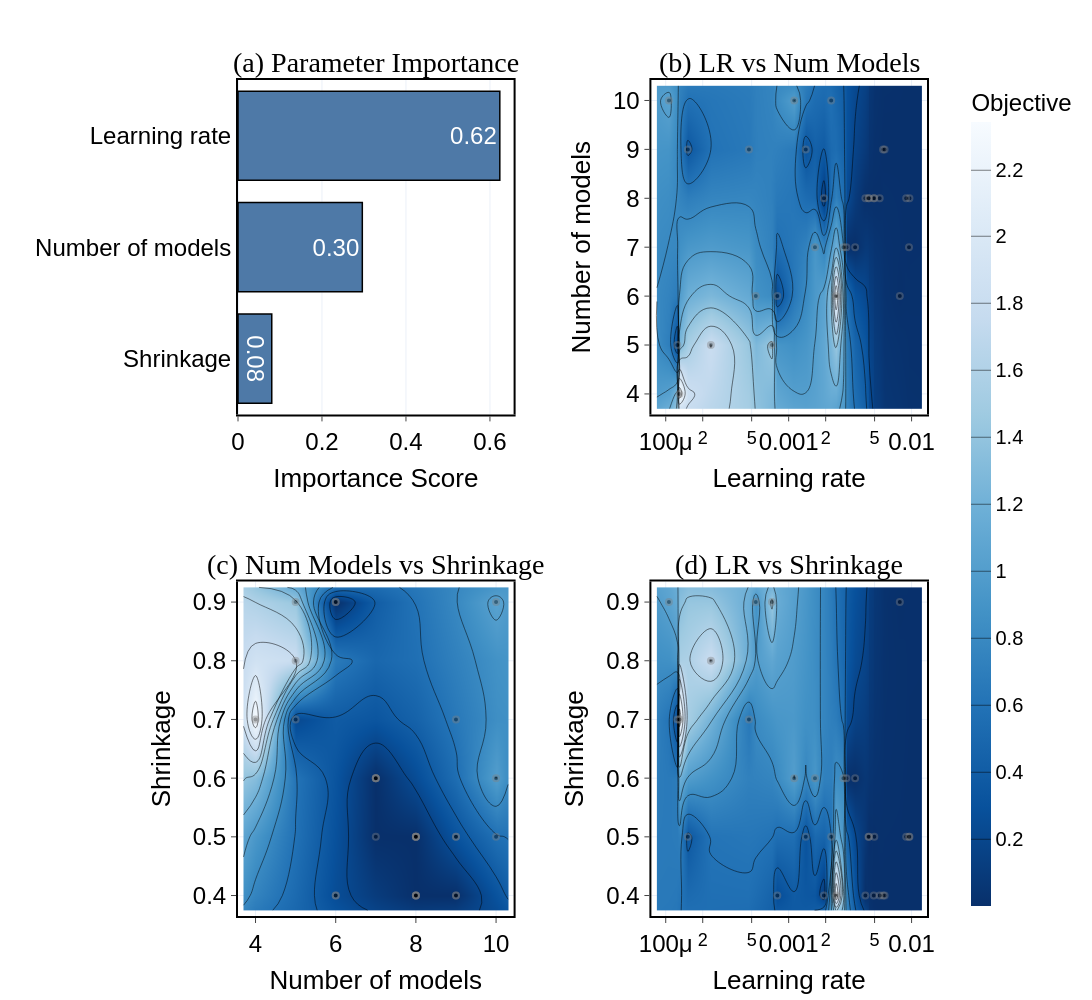

Notebook code cell kept with this figure:
### Code cell
import optuna
import os
import plotly.graph_objects as go
from plotly.subplots import make_subplots
from optuna.importance import FanovaImportanceEvaluator

# 在代码开始处定义
stable_evaluator = FanovaImportanceEvaluator(seed=2222)

# 1. 配置
output_dir = '../figs'
if not os.path.exists(output_dir):
    os.makedirs(output_dir)

label_map = {
    "lr": "Learning rate",
    "num_models": "Number of models",
    "shrinkage": "Shrinkage"
}

# 2. 预先生成对象
fig_imp_raw = optuna.visualization.plot_param_importances(study, evaluator=stable_evaluator)
fig_c1 = optuna.visualization.plot_contour(study, params=['lr', 'num_models'])
fig_c2 = optuna.visualization.plot_contour(study, params=['num_models', 'shrinkage'])
fig_c3 = optuna.visualization.plot_contour(study, params=['lr', 'shrinkage'])

# 3. 创建布局 (增加 horizontal_spacing 避免大字号重叠)
fig = make_subplots(
    rows=2, cols=2,
    subplot_titles=(
        "(a) Parameter Importance", 
        "(b) LR vs Num Models",
        "(c) Num Models vs Shrinkage", 
        "(d) LR vs Shrinkage"
    ),
    horizontal_spacing=0.2, 
    vertical_spacing=0.2
)

# --- 子图 (1,1): Importance ---
imp_data = fig_imp_raw.data[0]
new_y = [label_map.get(label, label) for label in imp_data.y]
fig.add_trace(
    go.Bar(x=imp_data.x, y=new_y, orientation='h', 
           marker_color='#4E79A7', marker_line_color='black', marker_line_width=1.5,
           texttemplate='%{x:.2f}', 
           textposition='inside',
           textfont=dict(size=24, color='white')), # 重要性数值
    row=1, col=1
)

# --- 子图迁移辅助函数 ---
def add_contour_to_subplot(source_fig, row, col):
    for trace in source_fig.data:
        if isinstance(trace, go.Contour):
            trace.showscale = (row == 2 and col == 2)
            if trace.showscale:
                trace.colorbar = dict(
                    title="Objective", 
                    thickness=20, 
                    x=1.05,
                    tickfont=dict(size=20)
                )
            fig.add_trace(trace, row=row, col=col)
        elif isinstance(trace, go.Scatter):
            trace.marker.size = 6
            trace.marker.opacity = 0.4
            fig.add_trace(trace, row=row, col=col)

add_contour_to_subplot(fig_c1, 1, 2)
add_contour_to_subplot(fig_c2, 2, 1)
add_contour_to_subplot(fig_c3, 2, 2)

# 4. 统一美化与对数坐标设置
fig.update_layout(
    template='plotly_white',
    width=1400,   # 略微增加宽度容纳大字号标签
    height=1000,
    font=dict(family="Arial", color='black'),
    showlegend=False,
    margin=dict(l=10, r=10, t=80, b=20)
)

# 坐标轴配置字典
# (行, 列, X轴标题, Y轴标题, X轴是否对数, Y轴是否对数)
axis_configs = [
    (1, 1, "Importance Score", "", False, False),
    (1, 2, label_map["lr"], label_map["num_models"], True, False),  # LR在X轴，设为对数
    (2, 1, label_map["num_models"], label_map["shrinkage"], False, False),
    (2, 2, label_map["lr"], label_map["shrinkage"], True, False)    # LR在X轴，设为对数
]

# 修改循环部分，确保第一张图的 Y 轴是类别型 (category)
for r, c, xtitle, ytitle, x_log, y_log in axis_configs:
    # X 轴美化
    fig.update_xaxes(
        title_text=xtitle, 
        row=r, col=c, 
        title_font=dict(size=26),
        tickfont=dict(size=24),
        # 强制确保第一张图 X 轴是线性，后面涉及到 LR 的才是对数
        type='log' if (x_log and r > 0) else 'linear', 
        showline=True, linewidth=2, linecolor='black', mirror=True, ticks='outside'
    )
    
    # Y 轴美化
    if r == 1 and c == 1:
        # 第一张图是条形图，Y 轴必须是 category 类型
        fig.update_yaxes(
            title_text="", 
            row=r, col=c, 
            tickfont=dict(size=24),
            type='category', 
            showline=True, linewidth=2, linecolor='black', mirror=True
        )
    else:
        fig.update_yaxes(
            title_text=ytitle, 
            row=r, col=c, 
            title_font=dict(size=26), 
            tickfont=dict(size=24),
            type='log' if y_log else 'linear',
            showline=True, linewidth=2, linecolor='black', mirror=True, ticks='outside'
        )

# 修正子图标题 (a,b,c,d) 的字号
for i in fig['layout']['annotations']:
    i['font'] = dict(size=28, color='black', family="Arial Black")

# 5. 保存高清图
save_path = os.path.join(output_dir, "combined_analysis_academic.png")
# 使用 scale=3 导出，最终像素约为 3600x3000，完美适配高质量打印
fig.write_image(save_path, scale=3, engine="kaleido")

print(f"论文级图表已保存至: {save_path}")
fig.show()

### Figure 1 — Plotly figure (JSON) as saved in the notebook; plotly's stock layout.template omitted (floating-point values rounded to 4 significant figures; data arrays with more than 128 entries replaced by an {"elided": "..."} marker saying what was removed)
{"data": [{"marker": {"color": "#4E79A7", "line": {"color": "black", "width": 1.5}}, "orientation": "h", "textfont": {"color": "white", "size": 24}, "textposition": "inside", "texttemplate": "%{x:.2f}", "type": "bar", "x": [0.0804, 0.2961, 0.6235], "xaxis": "x", "y": ["Shrinkage", "Number of models", "Learning rate"], "yaxis": "y"}, {"colorbar": {"title": {"text": "Objective Value"}}, "colorscale": [[0, "rgb(247,251,255)"], [0.125, "rgb(222,235,247)"], [0.25, "rgb(198,219,239)"], [0.375, "rgb(158,202,225)"], [0.5, "rgb(107,174,214)"], [0.625, "rgb(66,146,198)"], [0.75, "rgb(33,113,181)"], [0.875, "rgb(8,81,156)"], [1, "rgb(8,48,107)"]], "connectgaps": true, "contours": {"coloring": "heatmap"}, "hoverinfo": "none", "line": {"smoothing": 1.3}, "reversescale": true, "showscale": false, "type": "contour", "x": [8.478e-05, 0.0001062, 0.0001244, 0.0001293, 0.0001513, 0.000233, 0.0004755, 0.0005399, 0.0007316, 0.000809, 0.00111, 0.001377, 0.001637, 0.001934, 0.002218, 0.002435, 0.00279, 0.00295, 0.003472, 0.004207, 0.004458, 0.0045, 0.004924, 0.004975, 0.005501, 0.005863, 0.006035, 0.008017, 0.009036, 0.009527, 0.00961, 0.01204], "xaxis": "x2", "y": [3.7, 4, 5, 6, 7, 8, 9, 10, 10.3], "yaxis": "y2", "z": {"elided": "9x32 float values"}}, {"marker": {"color": "black", "line": {"color": "Gray", "width": 2}, "opacity": 0.4, "size": 6}, "mode": "markers", "name": "Feasible Trial", "showlegend": false, "type": "scatter", "x": [0.0007316, 0.0005399, 0.000809, 0.0001062, 0.0001513, 0.000233, 0.0004755, 0.0001244, 0.0001293, 0.008017, 0.00961, 0.009036, 0.009527, 0.003472, 0.00295, 0.00279, 0.004207, 0.001637, 0.004975, 0.005863, 0.002218, 0.006035, 0.005501, 0.001377, 0.004924, 0.0045, 0.001934, 0.004458, 0.00111, 0.002435], "xaxis": "x2", "y": [5, 6, 6, 10, 9, 5, 9, 5, 4, 6, 8, 8, 7, 7, 7, 7, 8, 7, 8, 9, 10, 9, 8, 9, 8, 8, 8, 8, 10, 6], "yaxis": "y2"}, {"marker": {"color": "#cccccc", "line": {"color": "Gray", "width": 2}, "opacity": 0.4, "size": 6}, "mode": "markers", "name": "Infeasible Trial", "showlegend": false, "type": "scatter", "x": [], "xaxis": "x2", "y": [], "yaxis": "y2"}, {"colorbar": {"title": {"text": "Objective Value"}}, "colorscale": [[0, "rgb(247,251,255)"], [0.125, "rgb(222,235,247)"], [0.25, "rgb(198,219,239)"], [0.375, "rgb(158,202,225)"], [0.5, "rgb(107,174,214)"], [0.625, "rgb(66,146,198)"], [0.75, "rgb(33,113,181)"], [0.875, "rgb(8,81,156)"], [1, "rgb(8,48,107)"]], "connectgaps": true, "contours": {"coloring": "heatmap"}, "hoverinfo": "none", "line": {"smoothing": 1.3}, "reversescale": true, "showscale": false, "type": "contour", "x": [3.7, 4, 5, 6, 7, 8, 9, 10, 10.3], "xaxis": "x3", "y": [0.375, 0.4, 0.5, 0.6, 0.7, 0.8, 0.9, 0.925], "yaxis": "y3", "z": [[NaN, NaN, NaN, NaN, NaN, NaN, NaN, NaN, NaN], [NaN, NaN, NaN, 0.2575, NaN, 0.0008152, 0.0008868, NaN, NaN], [NaN, NaN, NaN, NaN, 0.0008692, 0.0007682, 0.3128, 0.5805, NaN], [NaN, NaN, NaN, NaN, 0.0009042, NaN, NaN, 1.003, NaN], [NaN, 2.342, 0.2187, NaN, NaN, NaN, 0.6522, NaN, NaN], [NaN, NaN, 1.805, NaN, NaN, NaN, NaN, NaN, NaN], [NaN, NaN, 1.442, 0.000949, NaN, NaN, NaN, 1.053, NaN], [NaN, NaN, NaN, NaN, NaN, NaN, NaN, NaN, NaN]]}, {"marker": {"color": "black", "line": {"color": "Gray", "width": 2}, "opacity": 0.4, "size": 6}, "mode": "markers", "name": "Feasible Trial", "showlegend": false, "type": "scatter", "x": [5, 6, 6, 10, 9, 5, 9, 5, 4, 6, 8, 8, 7, 7, 7, 7, 8, 7, 8, 9, 10, 9, 8, 9, 8, 8, 8, 8, 10, 6], "xaxis": "x3", "y": [0.9, 0.9, 0.4, 0.9, 0.5, 0.8, 0.7, 0.7, 0.7, 0.9, 0.5, 0.5, 0.5, 0.6, 0.6, 0.6, 0.4, 0.6, 0.5, 0.4, 0.5, 0.4, 0.4, 0.5, 0.4, 0.5, 0.4, 0.5, 0.6, 0.4], "yaxis": "y3"}, {"marker": {"color": "#cccccc", "line": {"color": "Gray", "width": 2}, "opacity": 0.4, "size": 6}, "mode": "markers", "name": "Infeasible Trial", "showlegend": false, "type": "scatter", "x": [], "xaxis": "x3", "y": [], "yaxis": "y3"}, {"colorbar": {"thickness": 20, "tickfont": {"size": 20}, "title": {"text": "Objective"}, "x": 1.05}, "colorscale": [[0, "rgb(247,251,255)"], [0.125, "rgb(222,235,247)"], [0.25, "rgb(198,219,239)"], [0.375, "rgb(158,202,225)"], [0.5, "rgb(107,174,214)"], [0.625, "rgb(66,146,198)"], [0.75, "rgb(33,113,181)"], [0.875, "rgb(8,81,156)"], [1, "rgb(8,48,107)"]], "connectgaps": true, "contours": {"coloring": "heatmap"}, "hoverinfo": "none", "line": {"smoothing": 1.3}, "reversescale": true, "showscale": true, "type": "contour", "x": [8.478e-05, 0.0001062, 0.0001244, 0.0001293, 0.0001513, 0.000233, 0.0004755, 0.0005399, 0.0007316, 0.000809, 0.00111, 0.001377, 0.001637, 0.001934, 0.002218, 0.002435, 0.00279, 0.00295, 0.003472, 0.004207, 0.004458, 0.0045, 0.004924, 0.004975, 0.005501, 0.005863, 0.006035, 0.008017, 0.009036, 0.009527, 0.00961, 0.01204], "xaxis": "x4", "y": [0.375, 0.4, 0.5, 0.6, 0.7, 0.8, 0.9, 0.925], "yaxis": "y4", "z": {"elided": "8x32 float values"}}, {"marker": {"color": "black", "line": {"color": "Gray", "width": 2}, "opacity": 0.4, "size": 6}, "mode": "markers", "name": "Feasible Trial", "showlegend": false, "type": "scatter", "x": [0.0007316, 0.0005399, 0.000809, 0.0001062, 0.0001513, 0.000233, 0.0004755, 0.0001244, 0.0001293, 0.008017, 0.00961, 0.009036, 0.009527, 0.003472, 0.00295, 0.00279, 0.004207, 0.001637, 0.004975, 0.005863, 0.002218, 0.006035, 0.005501, 0.001377, 0.004924, 0.0045, 0.001934, 0.004458, 0.00111, 0.002435], "xaxis": "x4", "y": [0.9, 0.9, 0.4, 0.9, 0.5, 0.8, 0.7, 0.7, 0.7, 0.9, 0.5, 0.5, 0.5, 0.6, 0.6, 0.6, 0.4, 0.6, 0.5, 0.4, 0.5, 0.4, 0.4, 0.5, 0.4, 0.5, 0.4, 0.5, 0.6, 0.4], "yaxis": "y4"}, {"marker": {"color": "#cccccc", "line": {"color": "Gray", "width": 2}, "opacity": 0.4, "size": 6}, "mode": "markers", "name": "Infeasible Trial", "showlegend": false, "type": "scatter", "x": [], "xaxis": "x4", "y": [], "yaxis": "y4"}], "layout": {"annotations": [{"font": {"color": "black", "family": "Arial Black", "size": 28}, "showarrow": false, "text": "(a) Parameter Importance", "x": 0.2, "xanchor": "center", "xref": "paper", "y": 1, "yanchor": "bottom", "yref": "paper"}, {"font": {"color": "black", "family": "Arial Black", "size": 28}, "showarrow": false, "text": "(b) LR vs Num Models", "x": 0.8, "xanchor": "center", "xref": "paper", "y": 1, "yanchor": "bottom", "yref": "paper"}, {"font": {"color": "black", "family": "Arial Black", "size": 28}, "showarrow": false, "text": "(c) Num Models vs Shrinkage", "x": 0.2, "xanchor": "center", "xref": "paper", "y": 0.4, "yanchor": "bottom", "yref": "paper"}, {"font": {"color": "black", "family": "Arial Black", "size": 28}, "showarrow": false, "text": "(d) LR vs Shrinkage", "x": 0.8, "xanchor": "center", "xref": "paper", "y": 0.4, "yanchor": "bottom", "yref": "paper"}], "font": {"color": "black", "family": "Arial"}, "height": 1000, "margin": {"b": 20, "l": 10, "r": 10, "t": 80}, "showlegend": false, "width": 1400, "xaxis": {"anchor": "y", "domain": [0, 0.4], "linecolor": "black", "linewidth": 2, "mirror": true, "showline": true, "tickfont": {"size": 24}, "ticks": "outside", "title": {"font": {"size": 26}, "text": "Importance Score"}, "type": "linear"}, "xaxis2": {"anchor": "y2", "domain": [0.6, 1], "linecolor": "black", "linewidth": 2, "mirror": true, "showline": true, "tickfont": {"size": 24}, "ticks": "outside", "title": {"font": {"size": 26}, "text": "Learning rate"}, "type": "log"}, "xaxis3": {"anchor": "y3", "domain": [0, 0.4], "linecolor": "black", "linewidth": 2, "mirror": true, "showline": true, "tickfont": {"size": 24}, "ticks": "outside", "title": {"font": {"size": 26}, "text": "Number of models"}, "type": "linear"}, "xaxis4": {"anchor": "y4", "domain": [0.6, 1], "linecolor": "black", "linewidth": 2, "mirror": true, "showline": true, "tickfont": {"size": 24}, "ticks": "outside", "title": {"font": {"size": 26}, "text": "Learning rate"}, "type": "log"}, "yaxis": {"anchor": "x", "domain": [0.6, 1], "linecolor": "black", "linewidth": 2, "mirror": true, "showline": true, "tickfont": {"size": 24}, "title": {"text": ""}, "type": "category"}, "yaxis2": {"anchor": "x2", "domain": [0.6, 1], "linecolor": "black", "linewidth": 2, "mirror": true, "showline": true, "tickfont": {"size": 24}, "ticks": "outside", "title": {"font": {"size": 26}, "text": "Number of models"}, "type": "linear"}, "yaxis3": {"anchor": "x3", "domain": [0, 0.4], "linecolor": "black", "linewidth": 2, "mirror": true, "showline": true, "tickfont": {"size": 24}, "ticks": "outside", "title": {"font": {"size": 26}, "text": "Shrinkage"}, "type": "linear"}, "yaxis4": {"anchor": "x4", "domain": [0, 0.4], "linecolor": "black", "linewidth": 2, "mirror": true, "showline": true, "tickfont": {"size": 24}, "ticks": "outside", "title": {"font": {"size": 26}, "text": "Shrinkage"}, "type": "linear"}}}
